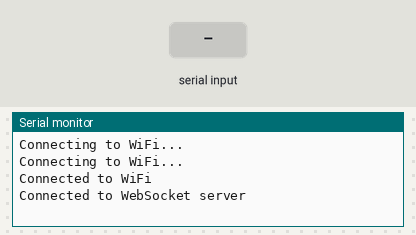
A sketch run on a simulated ESP32. Parts: the last lines printed to the serial monitor. Inputs (shaded band) come from the test bench. WiFi joins after 1.5 s; servers stay silent unless stated.

Above: at 3.4 s.
3.5 s: "1\n" received over Serial
At 4.1 s:
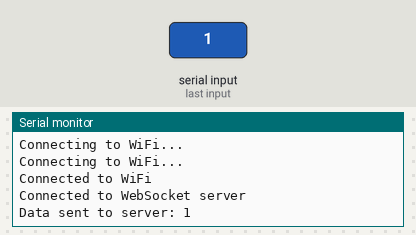
5.0 s: "0\n" received over Serial
At 6.2 s:
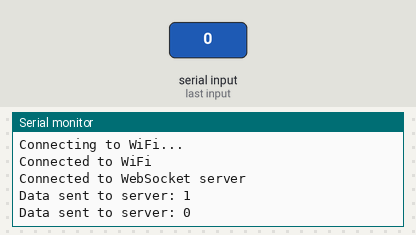
6.5 s: "2\n" received over Serial
At 7.6 s:
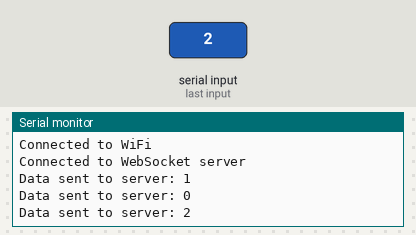

Measured:
- after the input at 3.5 s, the serial monitor: prints a new line at once (image 1)
- after the input at 5.0 s, the serial monitor: prints a new line at once (image 2)
- after the input at 6.5 s, the serial monitor: prints a new line at once (image 3)

The sketch:

ArduinoCode.ino
```cpp
#include <WiFi.h>
#include <ArduinoWebsockets.h>

// WiFi credentials
const char* ssid = "VM0376737";
const char* password = "npsk4GwFvsqx";

// WebSocket server address (use local IP address of your server)
const char* websockets_server = "ws://192.168.0.11:8080";

using namespace websockets;

// Create a WebSocket client
WebsocketsClient client;

void onMessageCallback(WebsocketsMessage message) {
  Serial.print("Received data from server: ");
  Serial.println(message.data());
}

void onEventsCallback(WebsocketsEvent event, String data) {
  if(event == WebsocketsEvent::ConnectionOpened) {
    Serial.println("WebSocket connection opened");
  } else if(event == WebsocketsEvent::ConnectionClosed) {
    Serial.println("WebSocket connection closed");
  } else if(event == WebsocketsEvent::GotPing) {
    Serial.println("Received a Ping!");
  } else if(event == WebsocketsEvent::GotPong) {
    Serial.println("Received a Pong!");
  }
}

void setup() {
  // Start serial communication
  Serial.begin(115200);

  // Connect to WiFi
  WiFi.begin(ssid, password);
  while (WiFi.status() != WL_CONNECTED) {
    delay(1000);
    Serial.println("Connecting to WiFi...");
  }
  Serial.println("Connected to WiFi");

  // Setup WebSocket event callbacks
  client.onMessage(onMessageCallback);
  client.onEvent(onEventsCallback);

  // Connect to WebSocket server
  client.connect(websockets_server);

  // Check if connection is successful
  if(client.available()) {
    Serial.println("Connected to WebSocket server");
  } else {
    Serial.println("Failed to connect to WebSocket server");
  }
}

void loop() {
  // Handle WebSocket events
  client.poll();

  // Check for data from the serial port
  if (Serial.available() > 0) {
    String data = Serial.readStringUntil('\n');
    client.send(data);
    Serial.println("Data sent to server: " + data);
  }
}
```
